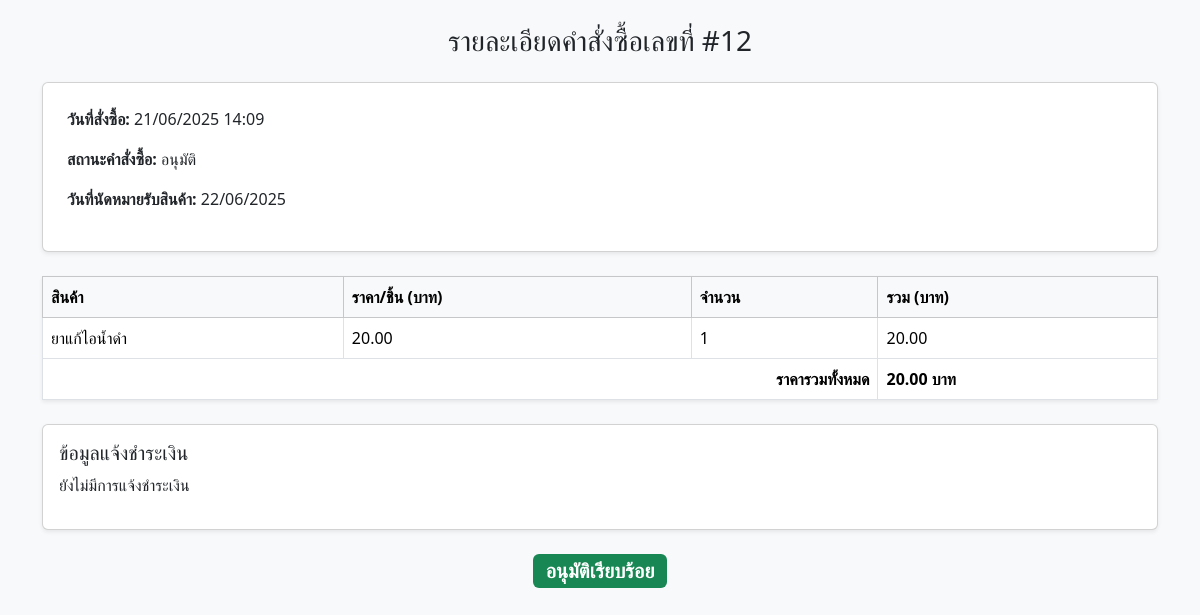
Page /order_detail.php?order_id=12 (signed in) on the committed database.
### tables this page shows
CREATE TABLE `orders` (
  `order_id` int(11) NOT NULL,
  `user_id` int(11) DEFAULT NULL,
  `total_price` decimal(10,2) DEFAULT NULL,
  `status` varchar(50) DEFAULT 'รอดำเนินการ',
  `appointment_date` date DEFAULT NULL,
  `prescription_file` varchar(255) DEFAULT NULL,
  `created_at` timestamp NOT NULL DEFAULT current_timestamp(),
  `is_notified` tinyint(1) DEFAULT 0,
  `payment_status` varchar(50) DEFAULT 'รอดำเนินการ'
);

CREATE TABLE `order_items` (
  `order_item_id` int(11) NOT NULL,
  `order_id` int(11) DEFAULT NULL,
  `product_id` int(11) DEFAULT NULL,
  `quantity` int(11) DEFAULT NULL,
  `price` decimal(10,2) DEFAULT NULL
);

CREATE TABLE `products` (
  `product_id` int(11) NOT NULL,
  `product_name` varchar(100) DEFAULT NULL,
  `description` text DEFAULT NULL,
  `price` decimal(10,2) DEFAULT NULL,
  `stock` int(11) DEFAULT NULL,
  `category` varchar(50) DEFAULT NULL,
  `product_type` varchar(50) DEFAULT NULL,
  `img` varchar(255) DEFAULT NULL,
  `created_at` timestamp NOT NULL DEFAULT current_timestamp()
);

### order_detail.php (the view, shortened to what this page needs)
<?php
include 'db.php';
$order_id = intval($_GET['order_id']);
$user_id = $_SESSION['user_id'];
$stmt = $conn->prepare("SELECT * FROM orders WHERE order_id = ? AND user_id = ?");
$stmt->bind_param("ii", $order_id, $user_id);
$stmt->execute();
$result = $stmt->get_result();
$order = $result->fetch_assoc();
$stmt_items = $conn->prepare("
    SELECT oi.*, p.product_name
    FROM order_items oi
    JOIN products p ON oi.product_id = p.product_id
    WHERE oi.order_id = ?
");
$stmt_items->bind_param("i", $order_id);
$stmt_items->execute();
$items = $stmt_items->get_result();
$stmt_pay = $conn->prepare("SELECT * FROM payments WHERE order_id = ? ORDER BY payment_date DESC LIMIT 1");
$stmt_pay->bind_param("i", $order_id);
$stmt_pay->execute();
$payment = $stmt_pay->get_result()->fetch_assoc();
?>
<!DOCTYPE html>
<html lang="th">
<head>
    <link href="https://cdn.jsdelivr.net/npm/bootstrap@5.3.3/dist/css/bootstrap.min.css" rel="stylesheet" />
</head>
<body class="bg-light">
<div class="container mt-4">
    <h3 class="mb-4 text-center">รายละเอียดคำสั่งซื้อเลขที่ #<?= $order_id ?></h3>
    <div class="card p-4 mb-4 shadow-sm">
        <p><strong>วันที่สั่งซื้อ:</strong> <?= date('d/m/Y H:i', strtotime($order['created_at'])) ?></p>
        <p><strong>สถานะคำสั่งซื้อ:</strong> <?= htmlspecialchars($order['status']) ?></p>
        <p><strong>วันที่นัดหมายรับสินค้า:</strong> <?= $order['appointment_date'] ? date('d/m/Y', strtotime($order['appointment_date'])) : '-' ?></p>
    </div>
    <table class="table table-bordered bg-white shadow-sm">
        <thead class="table-light">
            <tr>
                <th>สินค้า</th>
                <th>ราคา/ชิ้น (บาท)</th>
                <th>จำนวน</th>
                <th>รวม (บาท)</th>
            </tr>
        </thead>
        <tbody>
            <?php
            $total = 0;
            while ($item = $items->fetch_assoc()):
                $subtotal = $item['price'] * $item['quantity'];
                $total += $subtotal;
            ?>
                <tr>
                    <td><?= htmlspecialchars($item['product_name']) ?></td>
                    <td><?= number_format($item['price'], 2) ?></td>
                    <td><?= $item['quantity'] ?></td>
                    <td><?= number_format($subtotal, 2) ?></td>
                </tr>
            <?php endwhile; ?>
            <tr>
                <td colspan="3" class="text-end"><strong>ราคารวมทั้งหมด</strong></td>
                <td><strong><?= number_format($total, 2) ?> บาท</strong></td>
            </tr>
        </tbody>
    </table>
    <div class="card p-3 bg-white shadow-sm mt-4">
        <h5>ข้อมูลแจ้งชำระเงิน</h5>
        <?php if ($payment): ?>
            <p><strong>วันที่แจ้งชำระเงิน:</strong> <?= date('d/m/Y H:i', strtotime($payment['payment_date'])) ?></p>
            <p><strong>สลิปชำระเงิน:</strong>
                <a href="uploads/slips/<?= htmlspecialchars($payment['slip_file']) ?>" target="_blank" class="btn btn-outline-success btn-sm">
                    ดูสลิป
                </a>
            </p>
        <?php else: ?>
            <p>ยังไม่มีการแจ้งชำระเงิน</p>
        <?php endif; ?>
    </div>
    <div class="mt-4 text-center">
        <?php if ($order['status'] == 'รอชำระเงิน'): ?>
            <a href="payment_notify.php?order_id=<?= $order_id ?>" class="btn btn-primary btn-lg">แจ้งชำระเงิน</a>
        <?php elseif ($order['status'] == 'รออนุมัติ'): ?>
            <span class="badge bg-warning text-dark fs-5">รอการอนุมัติจากร้านยา</span>
        <?php elseif ($order['status'] == 'อนุมัติ'): ?>
            <span class="badge bg-success fs-5">อนุมัติเรียบร้อย</span>
        <?php else: ?>
            <span class="badge bg-secondary fs-5"><?= htmlspecialchars($order['status']) ?></span>
        <?php endif; ?>
    </div>
</div>
</body>
</html>

### rows in the picture
orders: created_at "21/06/2025 14:09", status "อนุมัติ", appointment_date "22/06/2025"
order_items: product.product_name "ยาแก้ไอน้ำดำ", price "20.00", quantity "1"

### other values in the picture
$order_id "12"
$total "20.00"
